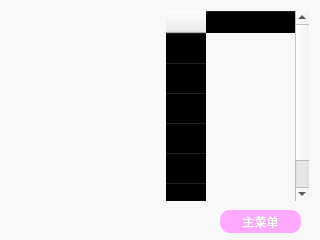
<?xml version="1.0" encoding="UTF-8"?>
<ui version="4.0">
 <class>player</class>
 <widget class="QWidget" name="player">
  <property name="geometry">
   <rect>
    <x>0</x>
    <y>0</y>
    <width>320</width>
    <height>240</height>
   </rect>
  </property>
  <property name="windowTitle">
   <string>player</string>
  </property>
  <property name="styleSheet">
   <string notr="true">#Menu{border-image: url(&quot;://icon/bg1.jpg&quot;)}


QLabel{
background-color:rgba(0,0,0,0);
border:none;
min-height:3px;
}</string>
  </property>
  <widget class="QToolButton" name="play">
   <property name="geometry">
    <rect>
     <x>58</x>
     <y>142</y>
     <width>48</width>
     <height>48</height>
    </rect>
   </property>
   <property name="styleSheet">
    <string notr="true">border-style:flat;
color: rgb(255, 255, 255);</string>
   </property>
   <property name="text">
    <string/>
   </property>
  </widget>
  <widget class="Phonon::SeekSlider" name="seekSlider">
   <property name="geometry">
    <rect>
     <x>10</x>
     <y>10</y>
     <width>145</width>
     <height>20</height>
    </rect>
   </property>
  </widget>
  <widget class="Phonon::VolumeSlider" name="volumeSlider">
   <property name="geometry">
    <rect>
     <x>14</x>
     <y>210</y>
     <width>141</width>
     <height>20</height>
    </rect>
   </property>
   <property name="styleSheet">
    <string notr="true">QVolumeSlider::add-page:vertical:
     {     
        background-color: rgb(37, 168, 198);
        width:4px;
     }</string>
   </property>
   <property name="muteVisible">
    <bool>true</bool>
   </property>
  </widget>
  <widget class="QLabel" name="time_1">
   <property name="geometry">
    <rect>
     <x>10</x>
     <y>30</y>
     <width>145</width>
     <height>21</height>
    </rect>
   </property>
   <property name="text">
    <string/>
   </property>
  </widget>
  <widget class="QTableWidget" name="tableWidget">
   <property name="geometry">
    <rect>
     <x>165</x>
     <y>10</y>
     <width>145</width>
     <height>192</height>
    </rect>
   </property>
   <property name="cursor" stdset="0">
    <cursorShape>ArrowCursor</cursorShape>
   </property>
   <property name="styleSheet">
    <string notr="true">background-color: rgb(255, 255, 255 ,0);
selection-color: rgb(255, 255, 255);
selection-background-color: rgb(255, 170, 255);
</string>
   </property>
   <row>
    <property name="text">
     <string>新建行</string>
    </property>
   </row>
   <row>
    <property name="text">
     <string>新建行</string>
    </property>
   </row>
   <row>
    <property name="text">
     <string>新建行</string>
    </property>
   </row>
   <row>
    <property name="text">
     <string>新建行</string>
    </property>
   </row>
   <row>
    <property name="text">
     <string>新建行</string>
    </property>
   </row>
   <row>
    <property name="text">
     <string>新建行</string>
    </property>
   </row>
   <column>
    <property name="text">
     <string>新建列</string>
    </property>
   </column>
  </widget>
  <widget class="QToolButton" name="backward">
   <property name="geometry">
    <rect>
     <x>10</x>
     <y>150</y>
     <width>32</width>
     <height>32</height>
    </rect>
   </property>
   <property name="styleSheet">
    <string notr="true">border-style:flat;
color: rgb(255, 255, 255);</string>
   </property>
   <property name="text">
    <string>...</string>
   </property>
   <property name="icon">
    <iconset resource="1.qrc">
     <normaloff>:/icon/previous.png</normaloff>:/icon/previous.png</iconset>
   </property>
  </widget>
  <widget class="QToolButton" name="forward">
   <property name="geometry">
    <rect>
     <x>122</x>
     <y>150</y>
     <width>32</width>
     <height>32</height>
    </rect>
   </property>
   <property name="styleSheet">
    <string notr="true">border-style:flat;
color: rgb(255, 255, 255);</string>
   </property>
   <property name="text">
    <string>...</string>
   </property>
   <property name="icon">
    <iconset resource="1.qrc">
     <normaloff>:/icon/next.png</normaloff>:/icon/next.png</iconset>
   </property>
  </widget>
  <widget class="QLabel" name="songName">
   <property name="geometry">
    <rect>
     <x>10</x>
     <y>60</y>
     <width>145</width>
     <height>31</height>
    </rect>
   </property>
   <property name="text">
    <string/>
   </property>
  </widget>
  <widget class="QPushButton" name="pushButton_2">
   <property name="geometry">
    <rect>
     <x>220</x>
     <y>210</y>
     <width>81</width>
     <height>23</height>
    </rect>
   </property>
   <property name="styleSheet">
    <string notr="true">border-radius:10px;
background-color:rgb(255, 170, 255);
color: rgb(255, 255, 255);
</string>
   </property>
   <property name="text">
    <string>主菜单</string>
   </property>
  </widget>
  <widget class="QWidget" name="white" native="true">
   <property name="geometry">
    <rect>
     <x>0</x>
     <y>0</y>
     <width>320</width>
     <height>240</height>
    </rect>
   </property>
   <property name="styleSheet">
    <string notr="true">background-color: rgb(255, 255, 255, 150);</string>
   </property>
  </widget>
  <widget class="QWidget" name="widget" native="true">
   <property name="geometry">
    <rect>
     <x>0</x>
     <y>0</y>
     <width>320</width>
     <height>240</height>
    </rect>
   </property>
   <property name="styleSheet">
    <string notr="true">border-image: url(:/icon/bg3.jpg);</string>
   </property>
  </widget>
  <zorder>widget</zorder>
  <zorder>white</zorder>
  <zorder>play</zorder>
  <zorder>seekSlider</zorder>
  <zorder>volumeSlider</zorder>
  <zorder>time_1</zorder>
  <zorder>tableWidget</zorder>
  <zorder>backward</zorder>
  <zorder>forward</zorder>
  <zorder>songName</zorder>
  <zorder>pushButton_2</zorder>
 </widget>
 <layoutdefault spacing="6" margin="11"/>
 <customwidgets>
  <customwidget>
   <class>Phonon::SeekSlider</class>
   <extends>QWidget</extends>
   <header location="global">phonon/seekslider.h</header>
  </customwidget>
  <customwidget>
   <class>Phonon::VolumeSlider</class>
   <extends>QWidget</extends>
   <header location="global">phonon/volumeslider.h</header>
  </customwidget>
 </customwidgets>
 <resources>
  <include location="1.qrc"/>
 </resources>
 <connections/>
</ui>
